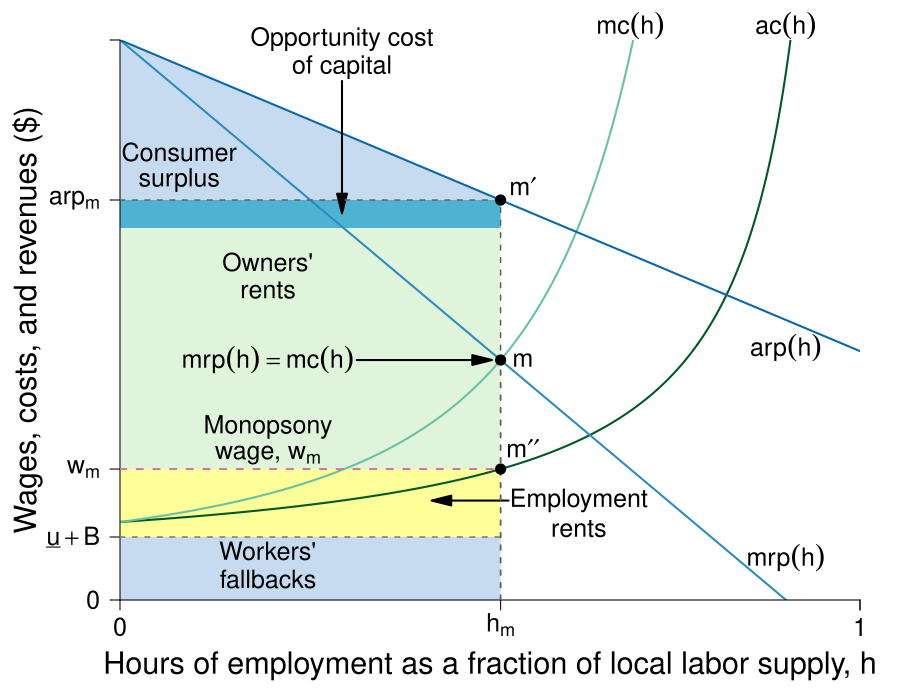

R code for this plot:
#' Graph Designer: Simon Halliday
#' Authors: Bowles and Halliday
#' Title: Coordination, Conflict and Competition: A Text in Microeconomics

library(shape)
library(plotrix)
library(pBrackets)
pdf(file = "capitalism/monopsony_monopoly_baseline.pdf", width = 9, height = 7)

#Set parameters for graphics
axislabelsize <- 1.8
labelsize <- 1.5
namesize <- 1.8
annotatesize <- 1.5
graphlinewidth <- 2
segmentlinewidth <- 1.5

COL <- c("#7fc97f", "#beaed4", "#fdc086", "#ffff99", "#386cb0", "#f0027f", "#bf5b17", "#666666")
COLA <- c("#e0f3db", "#99d8c9","#66c2a4","#41ae76", "#238b45", "#005824")
COLB <- c("#c6dbef", "#4eb3d3", "#2b8cbe", "#0868ac","#084081")
COLC <- c("#fcfbfd", "#efedf5", "#dadaeb", "#bcbddc", "#9e9ac8", "#807dba", "#6a51a3", "#54278f", "#3f007d")
CBCols <- c("#009E73","#0072B2","#E69F00","#CC79A7", "#F0E442","#D55E00")

grays <- gray.colors(25, start = 1, end = 0, alpha = 1)


WageFn <- function(h, ubar = 2.5, B = 2, t = 0.7) {
  B + ubar + (ubar - ubar*t +  ubar*t*h )/(t*(1 - h))
}

Mch <- function(h, ubar = 2.5, B = 2, t = 0.7) {
  B + ubar + (ubar - ubar*t +  ubar*t*h )/(t*(1 - h))+ (ubar*h)/(t*(1-h)^2)
}

AvgRevenue <- function(h, rmax = 40, xmax = 1.8){
  rmax - (rmax/xmax)*h
}

MRevenue <- function(h, rmax = 40, xmax = 1.8){
  rmax - 2*(rmax/xmax)*h
}


# MRP <- function(h, constant = 7, slope = 1){
#   constant/(slope*h)
# }

# mrp2 <- function(h, constant = 4, power = 2){
#   constant/(h^power)
# }

costRevSol <- function(h, constant = 7, ubar = 3, B = 2, t = 0.8){
  B + ubar + (ubar - ubar*t +  ubar*t*h )/(t*(1 - h)) + (ubar*h)/(t*(1-h)^2) - constant/h
}

#uniroot(costRevSol(x, constant = 7, ubar = 3, B = 2, t = 0.8), lower = 0.01, upper = 1)

par(mar =  c(5, 6, 2, 2))

xlims <- c(0, 1)
ylims <- c(0, 40)

plot(0, 0, xlim = xlims, ylim = ylims, type = "n",
     xlab = "",
     ylab = "",
     xaxt = "n", 
     yaxt = "n",
     cex.lab = axislabelsize, 
     bty = "n", 
     xaxs="i", 
     yaxs="i")

npts <- 500 
npts2 <- 501

#Intersections
x <- seq(xlims[1], xlims[2], length.out = npts)
#Wage levels specified for ACL w/o monopsony and apl w/o monopoly

eq1 <- uniroot(function(x)  MRevenue(x) - Mch(x)  , c(.01,1), tol=1e-8)   
wagelvls <- c(WageFn(as.numeric(eq1[1])), MRevenue(as.numeric(eq1[1])), AvgRevenue(as.numeric(eq1[1])), 4.5)
eq2 <- uniroot(function(x)  wagelvls[3] - Mch(x)  , c(.01,1), tol=1e-8)   
eq3 <- uniroot(function(x)  MRevenue(x) - wagelvls[1] , c(.01,1), tol=1e-8)   
#MRevenue(as.numeric(eq1[1]))
#AvgRevenue(as.numeric(eq1[1]))

#Create a vector of the solved points
LPoints <- as.numeric(c(eq1[1], eq2[1], eq3[1]))
#I don't know what these are any more...
BPoints <- c(0.37, 0.53, 0.78)

#Specify the sequences of points for graphing. 
xx1 <- seq(xlims[1], BPoints[2], length.out = npts)
xx2 <- seq(BPoints[2], 1, length.out = npts)
xx3 <- seq(xlims[1], BPoints[3], length.out = npts)
xx4 <- seq(BPoints[3], 1, length.out = npts)
xx5 <- seq(xlims[1], 1, length.out = npts)

#Customize ticks and labels for the plot
ticksy <- c(0, wagelvls[4], wagelvls[1], wagelvls[3], 40)
ylabels <- c(0, expression(paste(underline(u) + B)), expression(paste(w[m])), expression(paste(arp[m])), NA)
ticksx <- c(0, LPoints[1], 1, xlims[2])
xlabels <- c(0, expression(paste(h[m])), 1.0, NA)

xpoly1 <- c(0, 0, LPoints[1], LPoints[1], 0)
ypoly1 <- c(wagelvls[3], wagelvls[1], wagelvls[1], wagelvls[3], wagelvls[3])
polygon(x = xpoly1, y = ypoly1, col=COLA[1], density=NULL, border = NA)

#Opportunity cost of capital
xpoly1 <- c(0, 0, LPoints[1], LPoints[1], 0)
ypoly1 <- c(wagelvls[3] - 2, wagelvls[3] , wagelvls[3], wagelvls[3] - 2, wagelvls[3] - 2)
polygon(x = xpoly1, y = ypoly1, col=COLB[2], density=NULL, border = NA)


# 
xpoly2 <- c(0, 0, LPoints[1], LPoints[1], 0)
ypoly2 <- c(wagelvls[4], wagelvls[1], wagelvls[1], wagelvls[4], wagelvls[4])
polygon(x = xpoly2, y = ypoly2, col=COL[4], density=NULL, border = NA)
# 
xpoly3 <- c(0, 0, LPoints[1], LPoints[1], 0)
ypoly3 <- c(wagelvls[4], 0, 0, wagelvls[4], wagelvls[4])
polygon(x = xpoly3, y = ypoly3, col=COLB[1], density=NULL, border = NA)

#Consumer surplus
xpoly4 <- c(0, 0, LPoints[1], 0)
ypoly4 <- c(AvgRevenue(0), wagelvls[3], wagelvls[3], AvgRevenue(0))
polygon(x = xpoly4, y = ypoly4, col=COLB[1], density=NULL, border = NA)


#Draw the lines for the graphs
lines(xx3, WageFn(xx3), col = COLA[6], lwd = graphlinewidth, lty = 1)
lines(xx4, WageFn(xx4), col = COLA[6], lwd = graphlinewidth, lty = 1)
lines(xx1, Mch(xx1), col = COLA[3], lwd = graphlinewidth, lty = 1)
lines(xx2, Mch(xx2), col = COLA[3], lwd = graphlinewidth, lty = 1)
lines(xx5, MRevenue(xx5), col = COLB[3], lwd = graphlinewidth)
lines(xx5, AvgRevenue(xx5), col = COLB[4], lwd = graphlinewidth)
#lines(xx1, mrp2(xx1), col = COLB[4], lwd = graphlinewidth)

#lines(xx2, solowCondition(xx2, delta = 5), col = COL[3], lwd = 4)
#lines(xx2, solowInfeas(xx2, delta = 5), col = COL[1], lwd = 4, lty = 2)


axis(1, at = ticksx, pos = 0, labels = xlabels, cex.axis = labelsize)
axis(2, at = ticksy, pos = 0, labels = ylabels, las = 1,cex.axis = labelsize)


text(0.2, wagelvls[2] + 7,  expression(paste("Owners'")), xpd = TRUE, cex = labelsize) 
text(0.2, wagelvls[2] + 5,  expression(paste("rents")), xpd = TRUE, cex = labelsize)

text(0.2, wagelvls[2],  expression(paste(mrp(h) == mc(h))), xpd = TRUE, cex = labelsize) 
Arrows(0.32, wagelvls[2], LPoints[1] - 0.025, wagelvls[2], col = "black", lty = 1, lwd = 2, arr.type = "triangle", xpd = TRUE)

text(0.2, wagelvls[4] - 1,  expression(paste("Workers'")), xpd = TRUE, cex = labelsize)
text(0.2, wagelvls[4] - 3,  expression(paste("fallbacks")), xpd = TRUE, cex = labelsize)





#text(0.85, wagelvls[1] - 1,  expression(paste(ac)), xpd = TRUE, cex = labelsize)
text(0.2, wagelvls[1] + 3,  expression(paste("Monopsony")), xpd = TRUE, cex = labelsize)
text(0.2, wagelvls[1] + 1,  expression(paste("wage, ", w[m])), xpd = TRUE, cex = labelsize)

text(0.62, wagelvls[1] - 2.25,  expression(paste("Employment")), xpd = TRUE, cex = labelsize)
text(0.62, wagelvls[1] - 4.25,  expression(paste("rents")), xpd = TRUE, cex = labelsize)
Arrows(0.525, wagelvls[1] - 2.25, LPoints[1] - 0.08, wagelvls[1] - 2.25, col = "black", lty = 1, lwd = 2, arr.type = "triangle", xpd = TRUE)


text(0.3, wagelvls[3] + 11.5,  expression(paste("Opportunity cost")), xpd = TRUE, cex = labelsize)
text(0.3, wagelvls[3] + 9.5,  expression(paste("of capital")), xpd = TRUE, cex = labelsize)
#text(0.3, wagelvls[3] + 9.5,  expression(paste("of capital, ", rho%.%w[m]%.%h[m])), xpd = TRUE, cex = labelsize)
Arrows(0.3, wagelvls[3] + 8.5, 0.3, wagelvls[3] - 0.25, col = "black", lty = 1, lwd = 2, arr.type = "triangle", xpd = TRUE)


# text(0.15, wagelvls[3] - 1,  expression(paste(arp)), xpd = TRUE, cex = labelsize)
# text(0.15, wagelvls[3] - 3,  expression(paste("(no monopoly)")), xpd = TRUE, cex = labelsize)


#Axis labels 
text(0.5*xlims[2], -4.7,  expression(paste("Hours of employment as a fraction of local labor supply, ", h)), xpd = TRUE, cex = axislabelsize) 
text(-0.125, 0.5*ylims[2], expression(paste("Wages, costs, and revenues ($)")), xpd = TRUE, cex = axislabelsize, srt = 90) 


#Annotation of the  graphs
#text(0.86, 43, expression(paste("Average cost")), cex = labelsize, xpd = TRUE)
text(0.9, 41, expression(paste(ac(h) )), cex = labelsize, xpd = TRUE)

#text(0.62, 43, expression(paste("Marginal cost")), cex = labelsize, xpd = TRUE)
text(0.69, 41, expression(paste(mc(h) )), cex = labelsize, xpd = TRUE)

#text(0.1, 30, expression(paste("Marginal revenue")), cex = labelsize, xpd = TRUE)
#text(0.1, 28, expression(paste("product")), cex = labelsize, xpd = TRUE)
#Marginal revenue product
text(0.9, 3, expression(paste(mrp(h) )), cex = labelsize, xpd = TRUE)

#Average revenue product
text(0.9, 18, expression(paste(arp(h))), cex = labelsize, xpd = TRUE)

#Consumer surplus
text(0.08, 32, expression(paste("Consumer")), cex = labelsize, xpd = TRUE)
text(0.08, 30, expression(paste("surplus")), cex = labelsize, xpd = TRUE)


#Labor supply
# segments(1, 0, 1, 42, lty = 2, lwd = segmentlinewidth, col = grays[20])
# text(1.04, 43, expression(paste("Labor")), cex = labelsize, xpd = TRUE)
# text(1.04, 41, expression(paste("supply")), cex = labelsize, xpd = TRUE)

segments(0, wagelvls[4], LPoints[1], wagelvls[4], lty = 2, lwd = segmentlinewidth, col = grays[20])

#segments(0, Mch(LPoints[1]), LPoints[1], Mch(LPoints[1]), lty = 2, lwd = segmentlinewidth, col = grays[20])
segments(LPoints[1], 0 , LPoints[1], Mch(LPoints[1]), lty = 2, lwd = segmentlinewidth, col = grays[20])
#segments(0, WageFn(LPoints[1]), LPoints[1], WageFn(LPoints[1]), lty = 2, lwd = segmentlinewidth + 0.2, col = grays[20])

#segments(BPoints[1], 0, BPoints[1], MRP(BPoints[1]), lty = 2, lwd = segmentlinewidth, col = grays[20])

#ARPl, no monopoly
segments(0, wagelvls[3], LPoints[1], wagelvls[3], lty = 2, lwd = segmentlinewidth, col = grays[22])
segments(LPoints[1], 0, LPoints[1], wagelvls[3], lty = 2, lwd = segmentlinewidth, col = grays[22])

#ACL no monopsony
segments(0, wagelvls[1], LPoints[1], wagelvls[1], lty = 2, lwd = graphlinewidth, col = CBCols[4])


#Green part of min wage
#segments(0, 19 - 0.3, BPoints[3], WageFn(BPoints[3]) - 0.3, lty = 1, lwd = graphlinewidth, col = COLA[4])

# points(BPoints[1], MRP(BPoints[1]), pch = 16, col = "black", cex = 1.5)
# text(BPoints[1], MRP(BPoints[1]) + 1.5, expression(paste(d)), cex = labelsize)


# segments(BPoints[3], 0, BPoints[3], WageFn(BPoints[3]), lty = 2, lwd = segmentlinewidth, col = grays[20])
# points(BPoints[3], WageFn(BPoints[3]), pch = 16, col = "black", cex = 1.5)
# text(BPoints[3] + 0.02, WageFn(BPoints[3]) - 1.2, expression(paste(g)), cex = labelsize)


points(LPoints[1], Mch(LPoints[1]), pch = 16, col = "black", cex = 1.5)
text(LPoints[1] + 0.03, MRevenue(LPoints[1]), expression(paste(m)), cex = labelsize)

points(LPoints[1], AvgRevenue(LPoints[1]), pch = 16, col = "black", cex = 1.5)
text(LPoints[1] + 0.03, AvgRevenue(LPoints[1]) + 1, expression(paste(m*minute)), cex = labelsize)

points(LPoints[1], WageFn(LPoints[1]), pch = 16, col = "black", cex = 1.5)
text(LPoints[1] + 0.03, WageFn(LPoints[1]) + 1.5, expression(paste(m*minute*minute)), cex = labelsize)


# segments(LPoints[3], 0, LPoints[3], AvgRevenue(LPoints[3]), lty = 2, lwd = segmentlinewidth, col = grays[22])
# points(LPoints[3], MRevenue(LPoints[3]), pch = 16, col = "black", cex = 1.5)
# text(LPoints[3] - 0.02, MRevenue(LPoints[3]) - 1, expression(paste(b)), cex = labelsize)
# points(LPoints[3], AvgRevenue(LPoints[3]), pch = 16, col = "black", cex = 1.5)
# text(LPoints[3], AvgRevenue(LPoints[3]) + 1.3, expression(paste(b*minute)), cex = labelsize)

# brackets(x1 = LPoints[3] - 0.015, y1 = MRevenue(LPoints[3])  + 0.5, 
#          x2 = LPoints[3] - 0.015, y2 = AvgRevenue(LPoints[3]) - 0.5,  
#          ticks = 0.3, curvature = 0.5, type = 1, h = 0.02,
#          col = "black", lwd = 1.5, lty = 1, xpd = TRUE)
# 
# text(LPoints[3] - 0.05, MRevenue(LPoints[3]) + 5, expression(paste(B)), cex = labelsize)


# segments(LPoints[2], 0, LPoints[2], Mch(LPoints[2]), lty = 2, lwd = segmentlinewidth, col = grays[22])
# points(LPoints[2], Mch(LPoints[2]), pch = 16, col = "black", cex = 1.5)
# text(LPoints[2] - 0.02, Mch(LPoints[2]) + 1, expression(paste(a)), cex = labelsize)
# points(LPoints[2], WageFn(LPoints[2]), pch = 16, col = "black", cex = 1.5)
# text(LPoints[2] - 0.02, WageFn(LPoints[2]) + 1, expression(paste(a*minute)), cex = labelsize)

# brackets(x1 = LPoints[2] + 0.015, y1 = Mch(LPoints[2])  - 0.5, 
#          x2 = LPoints[2] + 0.015, y2 = WageFn(LPoints[2]) + 0.6,  
#          ticks = 0.2, curvature = 0.5, type = 1, h = 0.02,
#          col = "black", lwd = 1.5, lty = 1, xpd = TRUE)
# 
# text(LPoints[2] + 0.05, Mch(LPoints[2]) - 3.5, expression(paste(A)), cex = labelsize)


# points(LPoints[1], WageFn(LPoints[1]), pch = 16, col = "black", cex = 1.5)
# text(LPoints[1] + 0.02, WageFn(LPoints[1]) - 1, expression(paste(m)), cex = labelsize)

#Arrows for effects of min wage
# Arrows(LPoints[1] - 0.01, -1, BPoints[1] + 0.02, -1, col = "black", lty = 1, lwd = 2, arr.type = "triangle", xpd = TRUE)
# Arrows(-0.05, WageFn(LPoints[1]) + 1.5, - 0.05, MRP(BPoints[1]) - 1.5, col = "black", lty = 1, lwd = 2, arr.type = "triangle", xpd = TRUE)


# text(0.15, MRP(BPoints[1]) + 3.6, expression(paste("Minimum")), cex = labelsize)
# text(0.15, MRP(BPoints[1]) + 1.6, expression(paste("wage, ", w[d]^min)), cex = labelsize)

# text(0.1, 14, expression(paste("Increase")), cex = labelsize)
# text(0.1, 12, expression(paste("in earnings")), cex = labelsize)
# 
# text(0.15, 4, expression(paste("Earnings shared")), cex = labelsize)
# text(0.15, 2, expression(paste("by both cases")), cex = labelsize)

# text(0.475, 4, expression(paste("Decrease")), cex = labelsize)
# text(0.475, 2, expression(paste("in earnings")), cex = labelsize)

# text(0.6, 4, expression(paste("Decrease")), cex = labelsize)
# text(0.6, 2, expression(paste("in earnings")), cex = labelsize)
# Arrows(LPoints[1] + 0.04, 3, BPoints[1] + 0.05, 3, col = "black", lty = 1, lwd = 2, arr.type = "triangle", xpd = TRUE)

dev.off()
